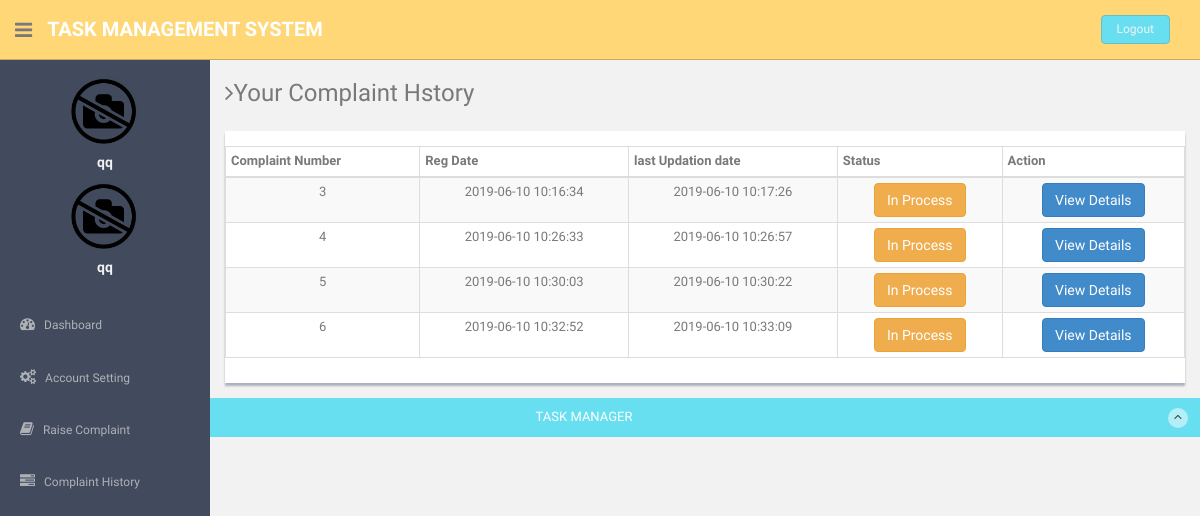
Page /users/complaint-history.php (signed in) on the committed database.
### tables this page shows
CREATE TABLE `users` (
  `id` int(11) NOT NULL,
  `fullName` varchar(255) DEFAULT NULL,
  `userEmail` varchar(255) DEFAULT NULL,
  `password` varchar(255) DEFAULT NULL,
  `contactNo` bigint(11) DEFAULT NULL,
  `address` tinytext,
  `State` varchar(255) DEFAULT NULL,
  `country` varchar(255) DEFAULT NULL,
  `pincode` int(6) DEFAULT NULL,
  `userImage` varchar(255) DEFAULT NULL,
  `regDate` timestamp NOT NULL DEFAULT CURRENT_TIMESTAMP,
  `updationDate` timestamp NULL DEFAULT '0000-00-00 00:00:00' ON UPDATE CURRENT_TIMESTAMP,
  `status` int(1) DEFAULT NULL
);

CREATE TABLE `tblcomplaints` (
  `complaintNumber` int(11) NOT NULL,
  `userId` int(11) NOT NULL,
  `category` int(11) NOT NULL,
  `subcategory` varchar(255) NOT NULL,
  `complaintType` varchar(255) NOT NULL,
  `assigned_emp` varchar(500) DEFAULT NULL,
  `state` varchar(255) NOT NULL,
  `noc` varchar(255) NOT NULL,
  `complaintDetails` mediumtext NOT NULL,
  `complaintFile` varchar(255) DEFAULT NULL,
  `regDate` timestamp NOT NULL DEFAULT CURRENT_TIMESTAMP,
  `status` varchar(50) DEFAULT NULL,
  `lastUpdationDate` timestamp NULL DEFAULT '0000-00-00 00:00:00' ON UPDATE CURRENT_TIMESTAMP
);

### users/complaint-history.php (the view, shortened to what this page needs)
<?php
include('includes/config.php');
if(strlen($_SESSION['login'])==0)
  {
header('location:index.php');
}
else{
?>
<!DOCTYPE html>
<html lang="en">
  <head>
    <link href="assets/css/bootstrap.css" rel="stylesheet">
    <link href="assets/font-awesome/css/font-awesome.css" rel="stylesheet" />
    <link href="assets/css/style.css" rel="stylesheet">
    <link href="assets/css/style-responsive.css" rel="stylesheet">
    <link href="assets/css/table-responsive.css" rel="stylesheet">
  </head>
  <body>
  <section id="container" >
<?php include("includes/header.php");?>
<?php include("includes/sidebar.php");?>
      <section id="main-content">
          <section class="wrapper">
          	<h3><i class="fa fa-angle-right"></i>Your Complaint Hstory</h3>
		  		<div class="row mt">
			  		<div class="col-lg-12">
                      <div class="content-panel">
                          <section id="unseen">
                            <table class="table table-bordered table-striped table-condensed">
                              <thead>
                              <tr>
                                  <th>Complaint Number</th>
                                  <th>Reg Date</th>
                                  <th>last Updation date</th>
                                  <th >Status</th>
                                  <th>Action</th>
                              </tr>
                              </thead>
                              <tbody>
  <?php $query=mysqli_query($con,"select * from tblcomplaints where userId='".$_SESSION['id']."'");
while($row=mysqli_fetch_array($query))
{
  ?>
                              <tr>
                                  <td align="center"><?php echo htmlentities($row['complaintNumber']);?></td>
                                  <td align="center"><?php echo htmlentities($row['regDate']);?></td>
                                 <td align="center"><?php echo  htmlentities($row['lastUpdationDate']);
                                 ?></td>
                                  <td align="center"><?php
                                    $status=$row['status'];
                                    { ?>
                                   <?php }
 if($status=="in process"){ ?>
<button type="button" class="btn btn-warning">In Process</button>
<?php }
?>
                                   <td align="center">
                                   <a href="complaint-details.php?cid=<?php echo htmlentities($row['complaintNumber']);?>">
<button type="button" class="btn btn-primary">View Details</button></a>
                                   </td>
                                </tr>
                              <?php } ?>
                              </tbody>
                          </table>
                          </section>
                  </div>
               </div>
		  	</div>
		</section><! --/wrapper -->
      </section>
<?php include("includes/footer.php");?>
  </section>
  </body>
</html>
<?php } ?>

### users/includes/sidebar.php (shortened to what this page needs)
<aside>
          <div id="sidebar"  class="nav-collapse ">
              <ul class="sidebar-menu" id="nav-accordion">
                              <?php $query=mysqli_query($con,"select fullName,userImage from users where userEmail='".$_SESSION['login']."'");
 while($row=mysqli_fetch_array($query))
 {
 ?>
                  <p class="centered"><a href="profile.php">
<?php $userphoto=$row['userImage'];
if($userphoto==""):
?>
<img src="userimages/noimage.png"  class="img-circle" width="70" height="70" >
<?php else:?>
  <img src="userimages/<?php echo htmlentities($userphoto);?>" class="img-circle" width="70" height="70">
<?php endif;?>
</a>
</p>
                  <h5 class="centered"><?php echo htmlentities($row['fullName']);?></h5>
                  <?php } ?>
                  <li class="mt">
                      <a href="dashboard.php">
                          <i class="fa fa-dashboard"></i>
                          <span>Dashboard</span>
                      </a>
                  </li>
                  <li class="sub-menu">
                      <a href="javascript:;" >
                          <i class="fa fa-cogs"></i>
                          <span>Account Setting</span>
                      </a>
                  </li>
                  <li class="sub-menu">
                      <a href="register-complaint.php" >
                          <i class="fa fa-book"></i>
                          <span>Raise Complaint</span>
                      </a>
                    </li>
                  <li class="sub-menu">
                      <a href="complaint-history.php" >
                          <i class="fa fa-tasks"></i>
                          <span>Complaint History</span>
                      </a>
                  </li>
              </ul>
          </div>
      </aside>

### users/assets/css/style.css (style rules this page uses)
body { color: #797979; background: #f2f2f2; font-family: 'Ruda', sans-serif; padding: 0px !important; margin: 0px !important; font-size:13px; }
ul li { list-style: none; }
a, a:hover, a:focus { text-decoration: none; outline: none; }
#container { width: 100%; height: 100%; }
.centered { text-align: center; }
.mt { margin-top: 25px; }
#sidebar { width: 210px; height: 100%; position: fixed; background: #424a5d; }
#sidebar h5 { color: #f2f2f2; font-weight: 700; }
#sidebar ul li { position: relative; }
ul.sidebar-menu , ul.sidebar-menu li ul.sub { margin: -2px 0 0; padding: 0; }
ul.sidebar-menu { margin-top: 75px; }
ul.sidebar-menu li { margin-bottom: 5px; margin-left:10px; margin-right:10px; }
ul.sidebar-menu li.sub-menu { line-height: 15px; }
ul.sidebar-menu li a span { display: inline-block; }
ul.sidebar-menu li a { color: #aeb2b7; text-decoration: none; display: block; padding: 15px 0 15px 10px; font-size: 12px; outline: none; -webkit-transition: all 0.3s ease; -moz-transition: all 0.3s ease; -o-transition: all 0.3s ease; -ms-transition: all 0.3s ease; transition: all 0.3s ease; }
ul.sidebar-menu li a i { font-size: 15px; padding-right: 6px; }
#main-content { margin-left: 210px; }
.wrapper { display: inline-block; margin-top: 60px; padding-left: 15px; padding-right: 15px; padding-bottom: 15px; padding-top: 0px; width: 100%; }
.content-panel { background: #ffffff; box-shadow: 0px 3px 2px #aab2bd; padding-top: 15px; padding-bottom: 5px; }

### rows in the picture
users: fullName "qq"
users: fullName "qq"
tblcomplaints: complaintNumber "3", regDate "2019-06-10 10:16:34", lastUpdationDate "2019-06-10 10:17:26", status "In Process"
tblcomplaints: complaintNumber "4", regDate "2019-06-10 10:26:33", lastUpdationDate "2019-06-10 10:26:57", status "In Process"
tblcomplaints: complaintNumber "5", regDate "2019-06-10 10:30:03", lastUpdationDate "2019-06-10 10:30:22", status "In Process"
tblcomplaints: complaintNumber "6", regDate "2019-06-10 10:32:52", lastUpdationDate "2019-06-10 10:33:09", status "In Process"
